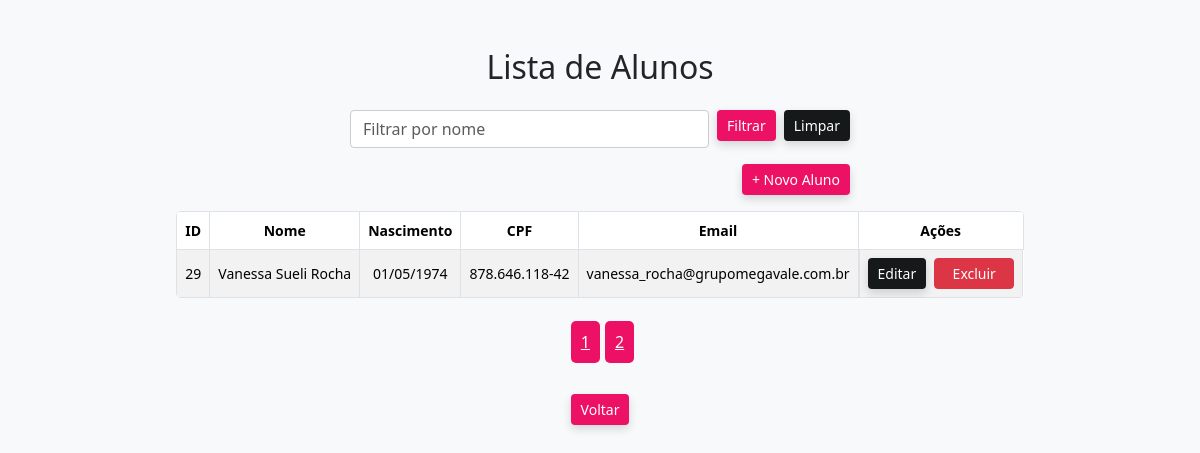
The app's page /index.php/Aluno?pagina=2 (signed in) with its own data.
### tables this page shows
CREATE TABLE `alunos` (
  `id_aluno` bigint(20) NOT NULL,
  `nome_aluno` varchar(255) NOT NULL,
  `data_nascimento` date NOT NULL,
  `cpf_aluno` varchar(255) NOT NULL,
  `email_aluno` varchar(255) NOT NULL,
  `senha_aluno` varchar(255) NOT NULL,
  `criado_em` datetime NOT NULL
);

### app/Core/Controller.php (called while the page is built, shortened)
<?php
class Controller {
    public function model($model) {
        $modelClass = "App\\Models\\$model";
        return new $modelClass();
    }
    public function view($view, $dados = []) {
        $viewPath = __DIR__ . "/../Views/$view.php";
        extract($dados);
        require $viewPath;
    }
}

### app/Controllers/AlunoController.php (called while the page is built, shortened)
<?php
class AlunoController extends Controller {
   public function index() {
        $alunoModel = $this->model('Aluno');
        $filtroNome = $_GET['nome'] ?? null;
        if ($filtroNome) {
            $alunos = $alunoModel->listarPorNome($filtroNome);
        } else {
            $alunos = $alunoModel->listar();
        }
        $ordenacao = new OrdenacaoService();
        $alunosOrdenados = $ordenacao->ordenar($alunos, 'nome_aluno', 'asc');
        $paginaAtual = $_GET['pagina'] ?? 1;
        $resultadoPaginado = $ordenacao->paginar($alunosOrdenados, $paginaAtual, 10);
        $this->view('alunos/listar', ['alunos' => $resultadoPaginado]);
    }
}

### app/Core/App.php (called while the page is built, shortened)
<?php
class App {
    protected $controller = 'HomeController';
    protected $method = 'index';
    protected $routes = [
        'Home' => 'HomeController@index',
        'Aluno' => 'AlunoController@index',
        'Aluno/cadastrar' => 'AlunoController@cadastrar',
        'Aluno/atualizar' => 'AlunoController@atualizar',
        'Aluno/atualizarSenha' => 'AlunoController@atualizarSenha',
        'Aluno/deletar' => 'AlunoController@deletar',
        'Turma' => 'TurmaController@index',
        'Turma/cadastrar' => 'TurmaController@cadastrar',
        'Turma/deletar' => 'TurmaController@deletar',
        'Administrador' => 'AdministradorController@index',
        'Administrador/cadastrar' => 'AdministradorController@cadastrar',
        'Administrador/atualizar' => 'AdministradorController@atualizar',
        'Administrador/deletar' => 'AdministradorController@deletar',
        'Login' => 'LoginController@index',
        'Login/autenticar' => 'LoginController@autenticar',
        'Login/sair' => 'LoginController@sair',
        'Matricula/obterMatriculas' => 'MatriculaController@obterMatriculas',
        'Matricula/cadastrar' => 'MatriculaController@cadastrar',
        'Matricula/deletar' => 'MatriculaController@deletar',
    ];
    public function __construct() {
        $url = $this->parseUrl();
        $routeKey = implode('/', array_slice($url, 0, 2));
        if (array_key_exists($routeKey, $this->routes)) {
            $controllerMethod = explode('@', $this->routes[$routeKey]);
            $this->controller = $controllerMethod[0];
            $this->method = $controllerMethod[1];
        } else {
            $this->controller = isset($url[0]) ? ucfirst($url[0]) . 'Controller' : $this->controller;
            $this->method = isset($url[1]) ? $url[1] : $this->method;
            $this->params = array_slice($url, 2);
        }
        $this->params = array_slice($url, 2);
        $controller = new $controllerInstance;
        call_user_func_array([$controller, $this->method], $this->params);
    }
    public function parseUrl() {
        if (isset($_GET['url'])) {
            $url = rtrim($_GET['url'], '/');
            $url = filter_var($url, FILTER_SANITIZE_URL);
            return explode('/', $url);
        }
        return [];
    }
}

### public/index.php (called while the page is built, shortened)
<?php
require_once __DIR__ . '/../app/Helpers/url.php';
$app = new App();

### index.php (called while the page is built, shortened)
<?php
$root = str_replace('\\', '/', __DIR__);
$publicDir = $root . '/public';
require $publicDir . '/index.php';

### app/Helpers/url.php (called while the page is built)
<?php
if (!function_exists('url')) {
    function url(string $path = ''): string {
        $path = ltrim($path, '/');
        $base = defined('BASE_URL') ? rtrim(BASE_URL, '/') : '';
        return $base . '/index.php/' . $path;
    }
}
if (!function_exists('asset')) {
    function asset(string $path = ''): string {
        $path = ltrim($path, '/');
        $scriptName = str_replace('\\', '/', $_SERVER['SCRIPT_NAME']);
        $publicDir = rtrim(str_replace('index.php', '', $scriptName), '/');
        return $publicDir . '/public/assets/' . $path;
    }
}

### app/Core/Model.php (called while the page is built, shortened)
<?php
class Model
{
    public function __construct()
    {
        $dsn = "mysql:host=" . Config::$DB['host'] . ";dbname=" . Config::$DB['name'] . ";charset=utf8mb4";
        try {
            $this->conn = new PDO(
                $dsn,
                Config::$DB['user'],
                Config::$DB['pass'],
                [
                    PDO::MYSQL_ATTR_INIT_COMMAND => "SET NAMES utf8mb4"
                ]
            );
        } catch (PDOException $e) {
            die("Erro de conexão com o banco de dados: " . $e->getMessage());
        }
    }
}

### app/Models/Aluno.php (called while the page is built, shortened)
<?php
class Aluno extends Model
{
    public function listar()
    {
        $stmt = $this->conn->query("
            SELECT id_aluno, nome_aluno, data_nascimento, cpf_aluno, email_aluno, criado_em
            FROM alunos
            ORDER BY id_aluno DESC
        ");
        return $stmt->fetchAll(PDO::FETCH_ASSOC);
    }
}

### app/Views/alunos/listar.php (the view, shortened to what this page needs)
<!DOCTYPE html>
<html lang="pt-br">
<head>
    <link href="https://cdn.jsdelivr.net/npm/bootstrap@5.3.3/dist/css/bootstrap.min.css" rel="stylesheet">
    <link href="<?php echo asset('css/alunos.css') ?>" rel="stylesheet">
</head>
<body>
<div class="container my-5 d-flex flex-column align-items-center">
    <h2 class="mb-4">Lista de Alunos</h2>
    <form method="GET" action="<?php echo url('Aluno') ?>" class="d-flex gap-2 mb-3 w-100" style="max-width: 500px;">
        <input type="text" name="nome" class="form-control" placeholder="Filtrar por nome"
               value="<?php echo htmlspecialchars($_GET['nome'] ?? '') ?>" />
        <button type="submit" class="btn-pink">Filtrar</button>
        <a href="<?php echo url('Aluno') ?>" class="btn-gray">Limpar</a>
    </form>
    <div class="mb-3 w-100 text-end" style="max-width: 500px;">
        <a href="<?php echo url('Aluno/cadastrar') ?>" class="btn-pink">+ Novo Aluno</a>
    </div>
    <div class="table-responsive" style="max-width: 1000px;">
        <table class="table table-striped table-bordered text-center">
            <thead class="table-gray">
                <tr>
                    <th>ID</th>
                    <th>Nome</th>
                    <th>Nascimento</th>
                    <th>CPF</th>
                    <th>Email</th>
                    <th>Ações</th>
                </tr>
            </thead>
            <tbody>
                <?php foreach ($alunos['dados'] as $aluno){ ?>
                <tr>
                    <td><?php echo $aluno['id_aluno'] ?></td>
                    <td><?php echo $aluno['nome_aluno'] ?></td>
                    <td><?php echo (new DateTime($aluno['data_nascimento']))->format('d/m/Y'); ?></td>
                    <td><?php echo $aluno['cpf_aluno'] ?></td>
                    <td><?php echo $aluno['email_aluno'] ?></td>
                    <td class="d-flex justify-content-center gap-2">
                        <a href="<?php echo url('Aluno/atualizar/'.$aluno['id_aluno']) ?>" class="btn-gray btn-sm">Editar</a>
                        <form method="POST" action="<?php echo url('Aluno/deletar/'.$aluno['id_aluno']) ?>"
                              onsubmit="return confirm('Excluir este aluno?');">
                            <button type="submit" class="btn btn-danger btn-sm">Excluir</button>
                        </form>
                    </td>
                </tr>
                <?php } ?>
            </tbody>
        </table>
    </div>
    <nav class="mt-3">
        <ul class="pagination justify-content-center">
            <?php for ($i = 1; $i <= $alunos['total_paginas']; $i++){ ?>
                <li class="page-item <?php echo ($i == $alunos['pagina_atual']) ? 'active' : '' ?>">
                    <a class="page-pink" href="<?php echo url('Aluno?pagina='.$i) ?>"><?php echo $i ?></a>
                </li>
            <?php } ?>
        </ul>
    </nav>
    <div class="mt-4">
        <a href="<?php echo url('Home') ?>" class="btn-pink">Voltar</a>
    </div>
</div>
</body>
</html>

### public/assets/css/alunos.css (style rules this page uses)
body { font-family: 'Segoe UI', Tahoma, Geneva, Verdana, sans-serif; background-color: #f8f9fa; }
.table { background-color: white; border-radius: 5px; overflow: hidden; font-size: 14px; }
.table th, .table td { vertical-align: middle !important; }
.btn { min-width: 80px; }
.btn-pink, .btn-gray { display: inline-flex; justify-content: center; align-items: center; border-radius: 4px; font-weight: 400; box-shadow: 0 4px 10px rgba(0, 0, 0, 0.15); transition: all 0.2s ease-in-out; padding: 5px 10px; font-size: 14px; border: none; text-decoration: none; text-align: center; max-height: 31px; }
.btn-pink { background-color: #ED1165; color: white; }
.btn-gray { background-color: #15191A; color: white; }
.table-gray { background-color: #9b9b9b; color: white; }
.form-control { border-radius: 4px; }
.page-pink { background-color: #ED1165; padding: 10px; border-radius: 5px; color: #fff; margin-left: 5px; }
input.form-control { border: 1px solid #ccc; border-radius: 4px; }

### records on screen
alunos: id_aluno "29", nome_aluno "Vanessa Sueli Rocha", data_nascimento "01/05/1974", cpf_aluno "878.646.118-42", email_aluno "vanessa_rocha@grupomegavale.com.br"
